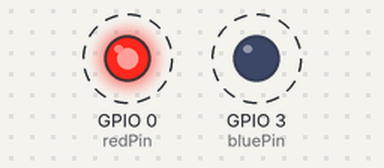
This sketch was run on a simulated ESP32-C3. Parts: output pins drawn as LEDs (lit = HIGH). Dashed ring = blinking. What the sketch prints to the serial monitor is not drawn.

Above: at 0.5 s.
Timing chart, 0 to 4.6 s (numbered marks = the images above):
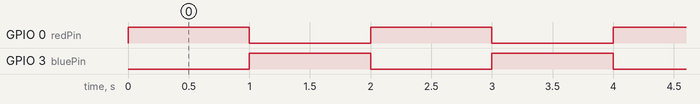

Measured:
- by itself, GPIO 0 (redPin), GPIO 3 (bluePin): alternates HIGH for 1.0 s and LOW for 1.0 s

The sketch:

red-blue.ino
```cpp
int redPin = 0;
int bluePin = 3;

void setup()
{
  Serial.begin(115200);
  Serial.println("ПРИВЕТ!");
  pinMode(redPin, OUTPUT);
  pinMode(bluePin, OUTPUT);
}


void loop()
{
  digitalWrite (redPin,HIGH);
  digitalWrite (bluePin,LOW);
  delay (1000);
  digitalWrite (redPin,LOW);
  digitalWrite (bluePin,HIGH);
  delay (1000);
}
```
